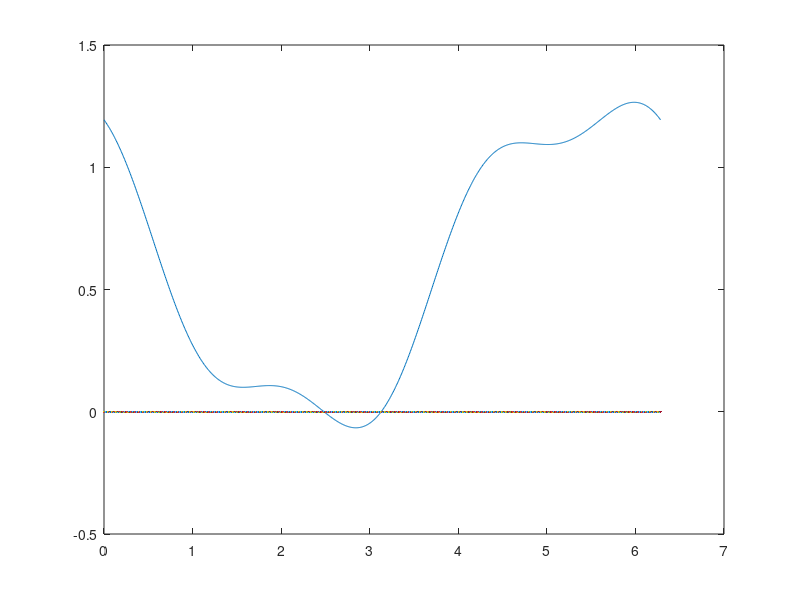

Recreate this plot in MATLAB.
%Phase Sketch, Single Oscillator coupled to Mean field
clear
clc

%d_theta = omega + b cos(theta)^3 - Krsin(theta)
omega = .6; %natural frequency
b     = .99;  %frequency modulation parameter
Kr    = .5;   %coherence coupling product

theta = linspace(0,2*pi,1000);

d_theta = omega + (b*omega).*cos(theta).^3 - Kr.*sin(theta);

plot(theta,d_theta,theta,0)